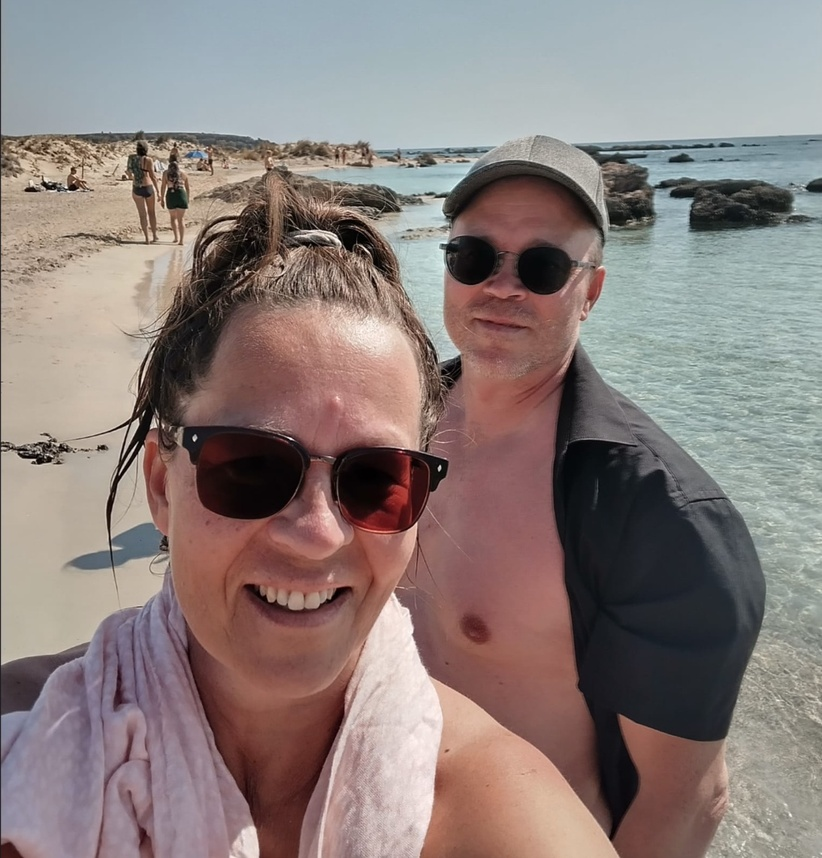
#> input picture cover.jpg, 822 x 858 px, shrunk from 1094 x 1142 before the run
$ python hearts.py
#> lines starting #> are read from the running program, lines starting #| are printed output that depends on the picture
from PIL import Image, ImageDraw
import random
import math

# Load background image
image = Image.open("cover.jpg").convert("RGB")
#> image is the input picture: PIL image 822x858 RGB; mean R, G, B 138.7, 126, 123.1
draw = ImageDraw.Draw(image)

def draw_heart(draw, x, y, size, color):
    """Draw a simple heart shape using polygon approximation."""
    points = []
    for t in range(0, 360, 5):
        angle = math.radians(t)
        # Parametric heart equation
        xh = size * 16 * math.sin(angle) ** 3
        yh = -size * (13 * math.cos(angle) - 5 * math.cos(2 * angle)
                      - 2 * math.cos(3 * angle) - math.cos(4 * angle))
        points.append((x + xh, y + yh))
    draw.polygon(points, fill=color)

# Draw random hearts
for _ in range(20):
    x = random.randint(50, image.width - 50)
    y = random.randint(50, image.height - 50)
    size = random.randint(5, 20)
    color = (255, 0, 80)  # Romantic red-pink
    draw_heart(draw, x, y, size, color)

# Save new image
image.save("cover.jpg")
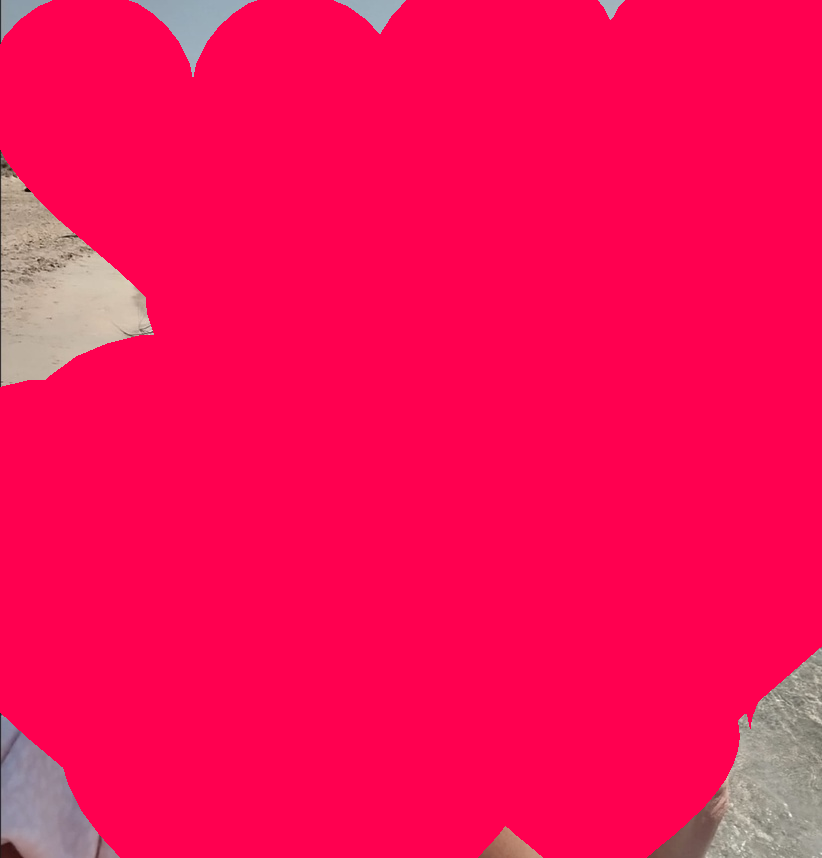
#> saved as cover.jpg: PIL image 822x858 RGB; mean R, G, B 248.1, 11.8, 85.2
